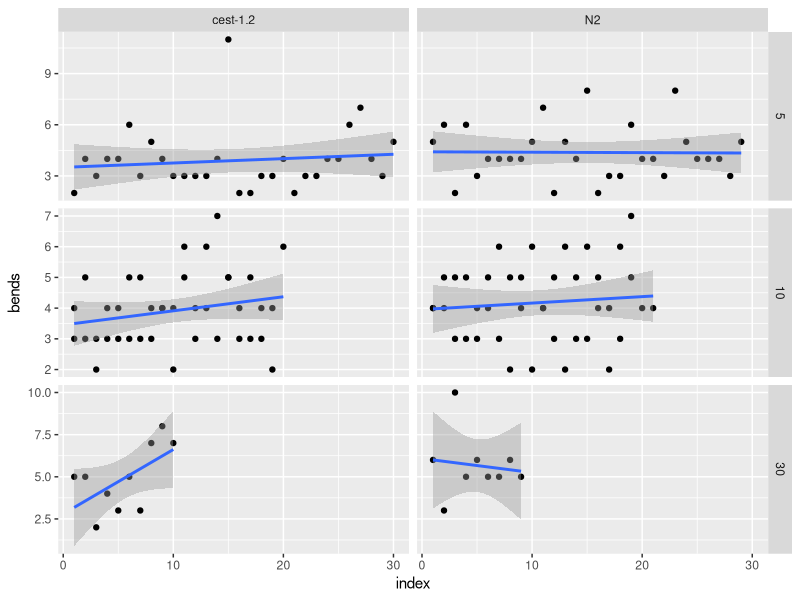
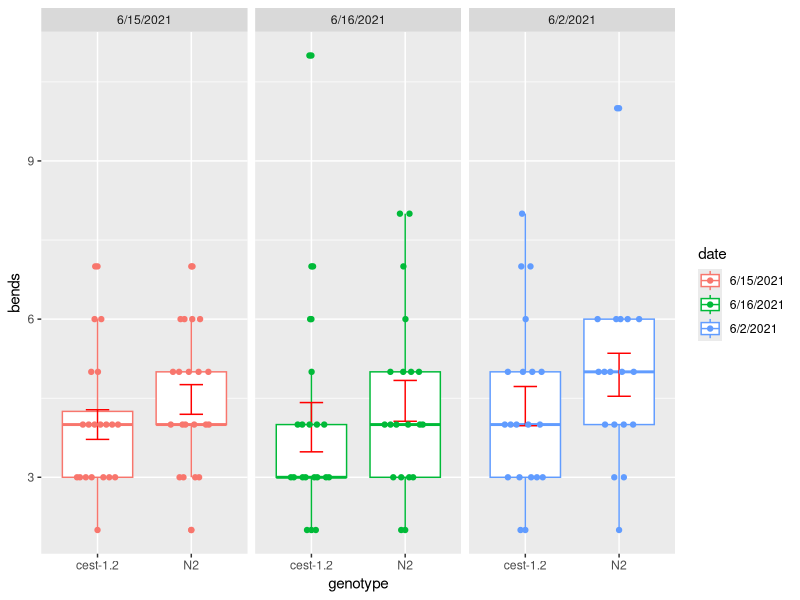
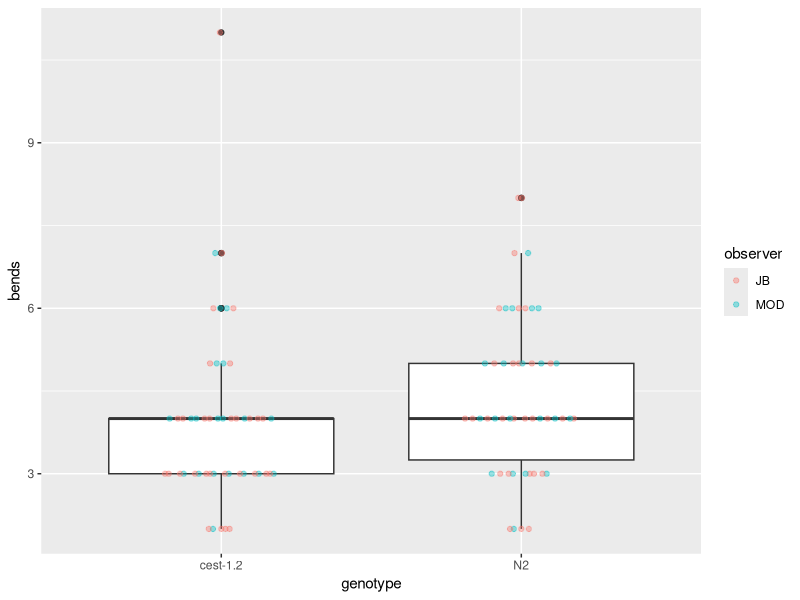
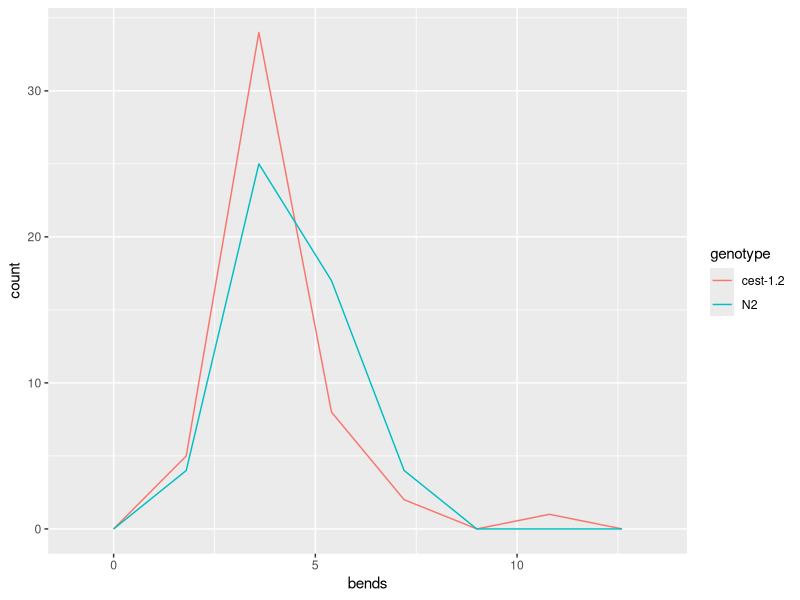

R code for these plots, in order:
## ---- chunk 1
knitr::opts_chunk$set(echo = TRUE)
library(tidyverse)
library(patchwork)
library(ggbeeswarm)
library(kableExtra)
## ---- chunk 2
AntTouch <- read_csv('cest1.2_anterior_touch_merged.csv')
## ---- chunk 3
bodybendPlot <- AntTouch %>%
  #filter(NumBends < 10) %>%
  filter(is.na(note)) %>%
  ggplot(aes(x = genotype, y = bends, colour = date)) +
  geom_boxplot() +
  stat_summary(geom = "errorbar", fun.data = "mean_se", width = 0.25, color = "red") +
  ggbeeswarm::geom_quasirandom(width = .25) +
  facet_grid(.~time_off_food)

#Are num bends dependent on time on plate? 
(bends_by_order <- AntTouch %>%
  group_by(genotype, time_off_food, observer) %>%
  mutate(index = row_number()) %>%
  ggplot(aes(x = index, y = bends)) +
    geom_point()) +
  facet_grid(time_off_food ~ genotype, scales = "free_y") +
  geom_smooth(method = "lm")
  
bodybendPlot +
  facet_grid(.~ date)
## ---- chunk 4
AntTouch %>%
  filter(time_off_food != 30, is.na(note)) %>%
  ggplot(aes(x= genotype, y = bends)) +
  geom_boxplot() +
  geom_quasirandom(aes(colour = observer), width = 0.2,alpha = 0.4)
  
# get group means:

AntTouch %>%
  filter(time_off_food != 30, is.na(note)) %>%
  group_by(observer, genotype) %>%
  summarize(mean_bends = mean(bends)) %>%
  kable() %>%
  kable_styling(bootstrap_options = c("striped", "hover", "condensed", "responsive"))

# plot the distribution of body bends:

AntTouch %>%
  filter(time_off_food != 30, is.na(note)) %>%
  ggplot(aes(x = bends)) +
  geom_freqpoly(aes(color = genotype), stat = "bin", bins = 6)
  #geom_density(aes(fill = genotype), alpha = 0.2)
